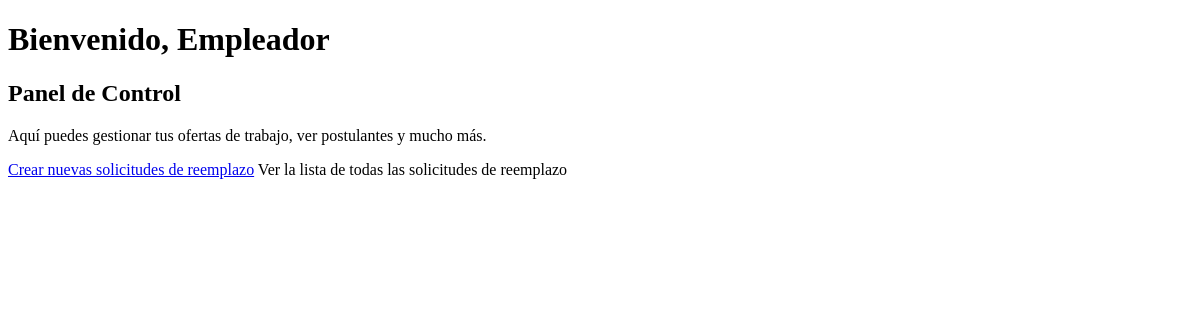
Page /empleador/ (signed in) on the earlier database version.
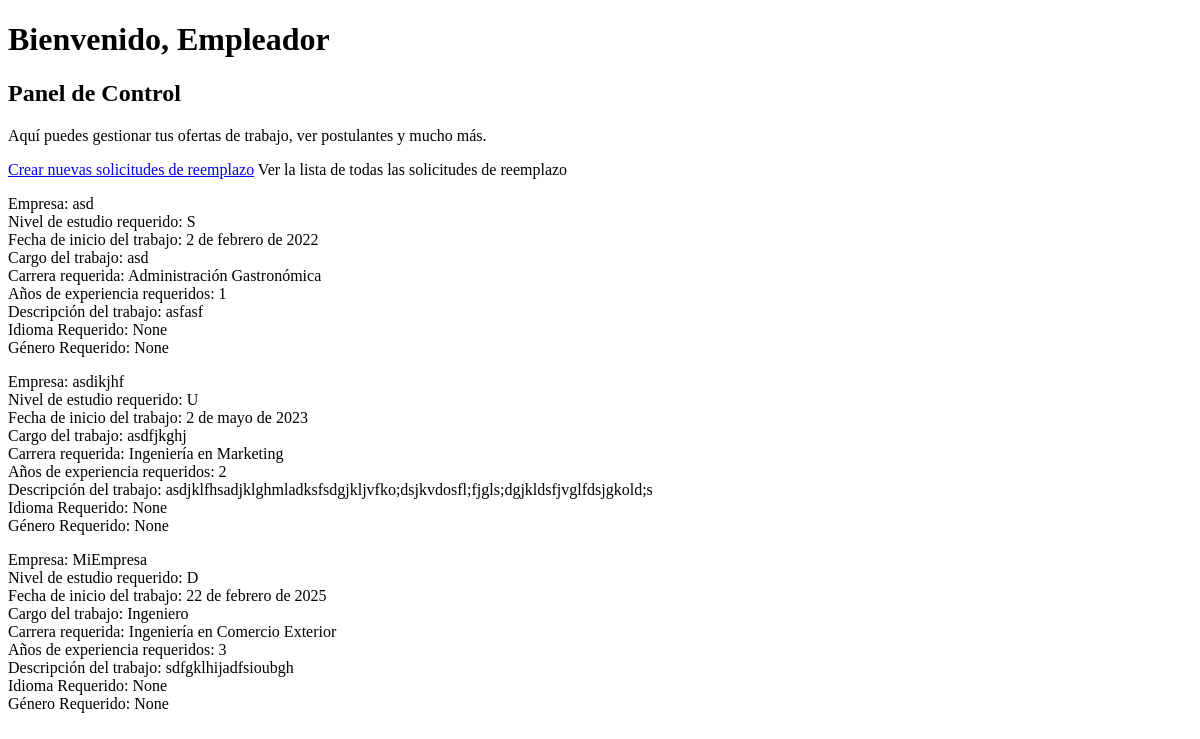
Same page on the later database version.
### polls/models.py (models this page shows)
class ReplacementRequest(models.Model):
    user = models.ForeignKey(User, related_name='Empleador', on_delete=models.CASCADE)
    nombre_empresa = models.CharField(max_length=40)
    niv_estudio = models.CharField(max_length=30, verbose_name="Nivel de estudio requerido", choices=[('S', 'Secundario'), ('T', 'Terciario'), ('U', 'Universitario'),('P', 'Posgrado'),('M', 'Master'),('D', 'Doctorado'),('O', 'Otro')])
    fecha = models.DateField(verbose_name = "Fecha de inicio del trabajo")
    cargo = models.CharField(max_length=40, verbose_name = "Cargo del trabajo")
    carrera = models.CharField(max_length=100, verbose_name="Carrera requerida",choices=CARRERA_CHOICES, null=True, blank=True)
    ano_exp = models.IntegerField(verbose_name = "Años de experiencia requeridos")
    desc = models.TextField(verbose_name = "Descripción del trabajo")
    idioma_requerido = models.CharField(max_length=30, verbose_name="Idioma Requerido", choices=IDIOMA_CHOICES, null = True, blank = True)
    gender_required = models.CharField(max_length=10, verbose_name="Género Requerido", choices=[('M', 'Masculino'), ('F', 'Femenino'), ('O', 'Otro')], null = True, blank = True)

### polls/views.py (the view)
# urls.py: path('empleador/', views.vista_empleador, name='vista_empleador'),
@login_required
def vista_empleador(request):
    print("Current user:", request.user)
    replacement_requests = ReplacementRequest.objects.filter(user=request.user)
    print("Replacement requests:", replacement_requests)
    return render(request, 'empleador.html', {'replacement_requests': replacement_requests})

### polls/Templates/empleador.html (shortened to what this page needs)
<!DOCTYPE html>
<html lang="es">
<head>
</head>
<body>
    <main>
        <h1>Bienvenido, Empleador</h1>
        <section>
            <h2>Panel de Control</h2>
            <p>Aquí puedes gestionar tus ofertas de trabajo, ver postulantes y mucho más.</p>
            <a href="{% url 'add_replacement_request' %}">Crear nuevas solicitudes de reemplazo</a>
            <a >Ver la lista de todas las solicitudes de reemplazo</a>
            {% for request in replacement_requests %}
        <p>
            Empresa: {{ request.nombre_empresa }}<br>
            Nivel de estudio requerido: {{ request.niv_estudio }}<br>
            Fecha de inicio del trabajo: {{ request.fecha }}<br>
            Cargo del trabajo: {{ request.cargo }}<br>
            Carrera requerida: {{ request.carrera }}<br>
            Años de experiencia requeridos: {{ request.ano_exp }}<br>
            Descripción del trabajo: {{ request.desc }}<br>
            Idioma Requerido: {{ request.idioma_requerido }}<br>
            Género Requerido: {{ request.gender_required }}
        </p>
{% endfor %}
        </section>
    </main>
</body>
</html>

Differences in the rows shown:
added ReplacementRequest: nombre_empresa "asd", niv_estudio "S", fecha "2 de febrero de 2022", cargo "asd", carrera "Administración Gastronómica", ano_exp "1", desc "asfasf", idioma_requerido "None", gender_required "None"
added ReplacementRequest: nombre_empresa "asdikjhf", niv_estudio "U", fecha "2 de mayo de 2023", cargo "asdfjkghj", carrera "Ingeniería en Marketing", ano_exp "2", desc "asdjklfhsadjklghmladksfsdgjkljvfko;dsjkvdosfl;fjgls;dgjkldsfjvglfdsjgkold;s", idioma_requerido "None", gender_required "None"
added ReplacementRequest: nombre_empresa "MiEmpresa", niv_estudio "D", fecha "22 de febrero de 2025", cargo "Ingeniero", carrera "Ingeniería en Comercio Exterior", ano_exp "3", desc "sdfgklhijadfsioubgh", idioma_requerido "None", gender_required "None"
